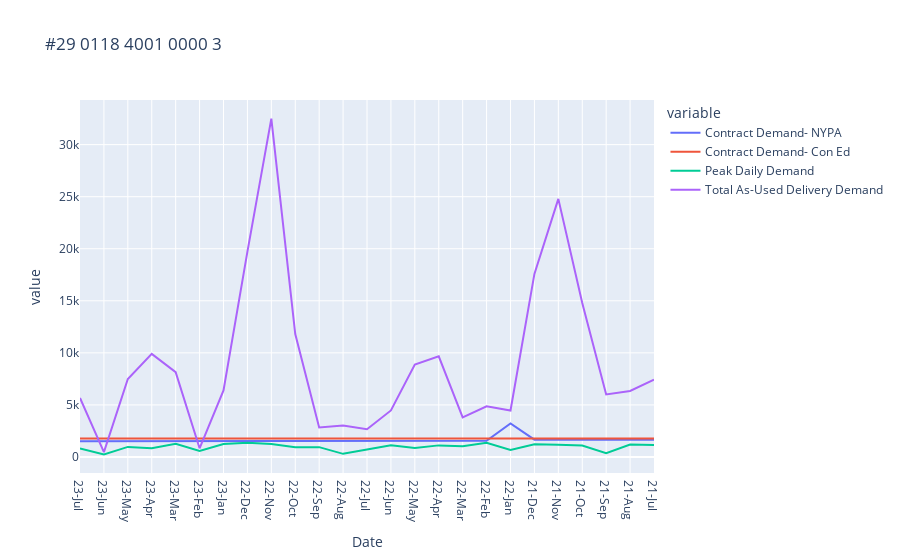

This figure's notebook cell:
### Code cell
df7=pd.read_csv('00003.csv')
df7=df7.rename(columns={'Contract Demand': 'Contract Demand- NYPA'})
df7= df7.drop(df7.columns[5], axis=1)
fig = px.line(df7, x="Date", y=df7.columns,
              title='#29 0118 4001 0000 3')
fig.update_xaxes(
    dtick="M1",
    tickformat="%b\n%Y")
fig.show()

### Figure 1 — Plotly figure (JSON) as saved in the notebook; plotly's stock layout.template omitted (floating-point values rounded to 4 significant figures)
{"data": [{"hovertemplate": "variable=Contract Demand- NYPA<br>Date=%{x}<br>value=%{y}<extra></extra>", "legendgroup": "Contract Demand- NYPA", "line": {"color": "#636efa", "dash": "solid"}, "marker": {"symbol": "circle"}, "mode": "lines", "name": "Contract Demand- NYPA", "orientation": "v", "showlegend": true, "type": "scatter", "x": ["23-Jul", "23-Jun", "23-May", "23-Apr", "23-Mar", "23-Feb", "23-Jan", "22-Dec", "22-Nov", "22-Oct", "22-Sep", "22-Aug", "22-Jul", "22-Jun", "22-May", "22-Apr", "22-Mar", "22-Feb", "22-Jan", "21-Dec", "21-Nov", "21-Oct", "21-Sep", "21-Aug", "21-Jul"], "xaxis": "x", "y": [1519, 1519, 1519, 1519, 1519, 1519, 1519, 1560, 1560, 1560, 1560, 1560, 1560, 1560, 1560, 1560, 1560, 1560, 3220, 1660, 1660, 1660, 1660, 1660, 1660], "yaxis": "y"}, {"hovertemplate": "variable=Contract Demand- Con Ed<br>Date=%{x}<br>value=%{y}<extra></extra>", "legendgroup": "Contract Demand- Con Ed", "line": {"color": "#EF553B", "dash": "solid"}, "marker": {"symbol": "circle"}, "mode": "lines", "name": "Contract Demand- Con Ed", "orientation": "v", "showlegend": true, "type": "scatter", "x": ["23-Jul", "23-Jun", "23-May", "23-Apr", "23-Mar", "23-Feb", "23-Jan", "22-Dec", "22-Nov", "22-Oct", "22-Sep", "22-Aug", "22-Jul", "22-Jun", "22-May", "22-Apr", "22-Mar", "22-Feb", "22-Jan", "21-Dec", "21-Nov", "21-Oct", "21-Sep", "21-Aug", "21-Jul"], "xaxis": "x", "y": [1785.0, 1785.0, 1785.0, 1785.0, 1785.0, 1785.0, 1785.0, 1785.0, 1785.0, 1785.0, 1785.0, 1785.0, 1785.0, 1785.0, 1785.0, 1785.0, 1785.0, 1785.0, 1785.0, 1785.0, 1785.0, 1785.0, 1785.0, 1785.0, 1785.0], "yaxis": "y"}, {"hovertemplate": "variable=Peak Daily Demand<br>Date=%{x}<br>value=%{y}<extra></extra>", "legendgroup": "Peak Daily Demand", "line": {"color": "#00cc96", "dash": "solid"}, "marker": {"symbol": "circle"}, "mode": "lines", "name": "Peak Daily Demand", "orientation": "v", "showlegend": true, "type": "scatter", "x": ["23-Jul", "23-Jun", "23-May", "23-Apr", "23-Mar", "23-Feb", "23-Jan", "22-Dec", "22-Nov", "22-Oct", "22-Sep", "22-Aug", "22-Jul", "22-Jun", "22-May", "22-Apr", "22-Mar", "22-Feb", "22-Jan", "21-Dec", "21-Nov", "21-Oct", "21-Sep", "21-Aug", "21-Jul"], "xaxis": "x", "y": [817.5, 252.1, 967.7, 846.2, 1270.0, 573.6, 1254.0, 1362.0, 1244.0, 928.3, 944.4, 301.5, 712.1, 1114.0, 857.8, 1114.0, 1025.0, 1361.0, 680.1, 1213.0, 1173.0, 1093.0, 366.7, 1199.0, 1155.0], "yaxis": "y"}, {"hovertemplate": "variable=Total As-Used Delivery Demand<br>Date=%{x}<br>value=%{y}<extra></extra>", "legendgroup": "Total As-Used Delivery Demand", "line": {"color": "#ab63fa", "dash": "solid"}, "marker": {"symbol": "circle"}, "mode": "lines", "name": "Total As-Used Delivery Demand", "orientation": "v", "showlegend": true, "type": "scatter", "x": ["23-Jul", "23-Jun", "23-May", "23-Apr", "23-Mar", "23-Feb", "23-Jan", "22-Dec", "22-Nov", "22-Oct", "22-Sep", "22-Aug", "22-Jul", "22-Jun", "22-May", "22-Apr", "22-Mar", "22-Feb", "22-Jan", "21-Dec", "21-Nov", "21-Oct", "21-Sep", "21-Aug", "21-Jul"], "xaxis": "x", "y": [5669.0, 466.4, 7494.0, 9906.0, 8147.0, 833.6, 6398.0, 19720.0, 32500.0, 11811, 2837.0, 3017.0, 2665.0, 4471.0, 8880.0, 9670.0, 3795.0, 4861.0, 4460.0, 17580.0, 24790.0, 14788, 6011.0, 6343.0, 7423.0], "yaxis": "y"}], "layout": {"legend": {"title": {"text": "variable"}, "tracegroupgap": 0}, "title": {"text": "#29 0118 4001 0000 3"}, "xaxis": {"anchor": "y", "domain": [0, 1], "dtick": "M1", "tickformat": "%b\n%Y", "title": {"text": "Date"}}, "yaxis": {"anchor": "x", "domain": [0, 1], "title": {"text": "value"}}}}
